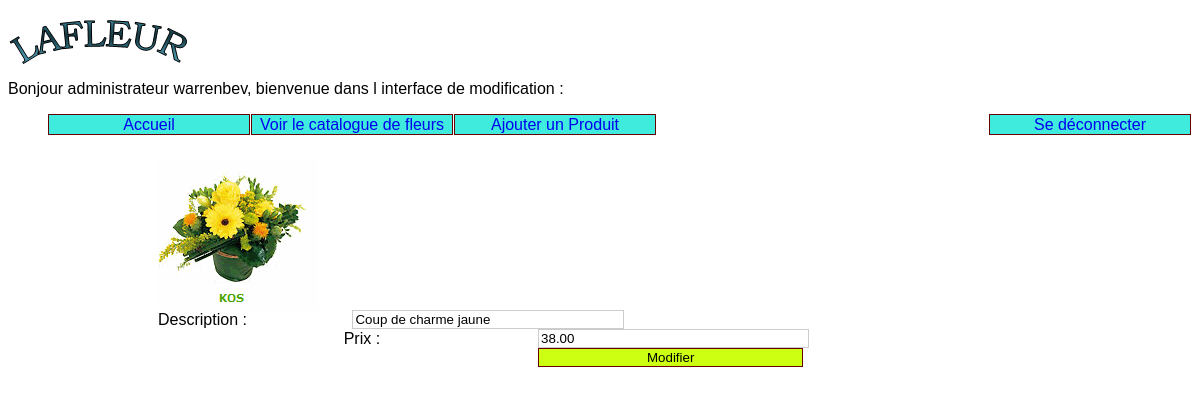
Page /index.php?uc=gestionProduits&categorie=com&produit=9&action=Modifier (signed in) on the committed database.
### tables this page shows
CREATE TABLE IF NOT EXISTS produit
 (
  id INT (3) auto_increment NOT NULL,
  description CHAR(50), 
  prix DECIMAL (10,2) NOT NULL,
  image CHAR (50) NULL, 
  idCategorie CHAR (32) NOT NULL , 
  PRIMARY KEY (id) 
 );

### util/class.pdoLafleur.inc.php (called while the page is built, shortened)
<?php
class PdoLafleur
{
    private static $serveur='mysql:host=localhost';
    private static $bdd='dbname=lafleur';
    private static $user='lafleur' ;
    private static $mdp='secret' ;
	private static $monPdo;
	private static $monPdoLafleur = null;
 private function __construct() {
 	PdoLafleur::$monPdo = new PDO(PdoLafleur::$serveur.';'.PdoLafleur::$bdd, PdoLafleur::$user, PdoLafleur::$mdp);
 	PdoLafleur::$monPdo->query("SET CHARACTER SET utf8");
 }
  public  static function getPdoLafleur()
  {
  	if(PdoLafleur::$monPdoLafleur == null) {
  		PdoLafleur::$monPdoLafleur = new PdoLafleur();
  	}
  	return PdoLafleur::$monPdoLafleur;
  }
  public function getProduit($idProduit) {
  	$requetePrepare = PdoLafleur::$monPdo->prepare(
  		'SELECT * '
  		. 'FROM produit '
  		. 'WHERE id = :idProduit'
  	);
  	$requetePrepare->bindParam(':idProduit', $idProduit, PDO::PARAM_INT);
  	$requetePrepare->execute();
  	$lesLignes = $requetePrepare->fetch();
  	return $lesLignes;
  }
}
?>

### vues/v_modifProduit.admin.php (the view, shortened to what this page needs)
<div id="produits">
<?php
	$id = $unProduit['id'];
	$description = $unProduit['description'];
	$prix=$unProduit['prix'];
	$image = $unProduit['image'];
?>
<div id="administrer">
	<form method="post" action="index.php?uc=gestionProduits&action=MiseAJour&id=<?php echo $id?>">
	   <p>
			<img src=<?php echo $image ?> alt="article" title="article">
			<br />
			<label for="description">Description  :</label>
			<input type="text" name="description" id="description" value="<?php echo $description ?>"/>
			<br />
			<label for="prix">Prix :</label>
			<input type="text" name="prix" id="prix" value="<?php echo $prix ?>"/>
			<br />
			<input type="submit" value="Modifier" style="background-color: #ccff11; border: 1px solid #600"/>
	   </p>
	</form>
</div>

### util/cssGeneral.css (style rules this page uses)
html { font:normal 100%/1.2em "Trebuchet MS",Verdana,Helvetica,Arial,sans-serif; }
label { background:transparent none; display: block; width: 20%; float: left; padding-right: 1%; text-align: left; }
input { margin-left: 1%; width: 30%; border: #CCC 1px solid; }
input[type="submit"] { border: #DDEEFF 1px solid; width: 30%; }
#produits { padding:0 150px; }

### rows in the picture
produit: image (picture), description "Coup de charme jaune", prix "38.00"

### other values in the picture
$_SESSION['login'] "warrenbev"
